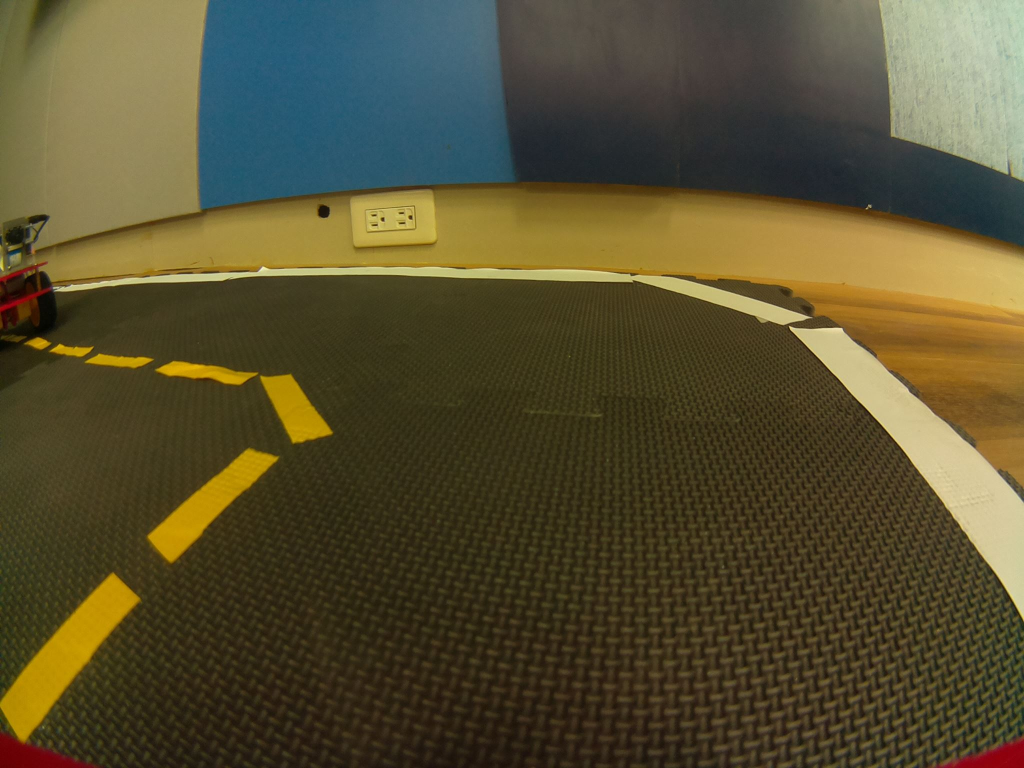
#> input picture tutorials/python/csp2016/hw1/0210904/images/lane.jpg, 2048 x 1536 px (shown at 1/2 size)
$ jupyter execute assignment1_0210904.ipynb   (Python 2 division)
#> lines starting #> are read from the running program, lines starting #| are printed output that depends on the picture; after the words box and inside, x2 and y2 are one past the last pixel; in counts of white or black regions, pixels touching at a corner belong together; long printed decimals are rounded
# Create Software Project - Take Home Midterm Exam/Assignment

* Objective: this jupyter notebook is intended to evaluate how the students understand the Duckietown repo

Prof. Nick Wang, 2016/11/7

## Instructions:
1. $ cp assignment1.ipynb assignment1-XXXXXXX.ipynb (XXXXXXX is your name) You also need to add your name, setup, and state the contributions in the setup and contributions section.
2. You can already see the desired outputs of each cell, and you need to find the relevant code in the Duckietown repo and reproduce the results.
3. Each student needs to submit one to your mentor, via email. Please do not commit your ipynb to repo. Please do not modify assignment1.ipynb.

## Steup and Conributions:

This work is done by: 0210904 邱冠彰

Contribution : Discussion and compare the image before and after adjusting

Working enviroment : VirtualBox 5.0.16 version on Windows 8.1

Helping : Thanks 廖品崴 for helping me solve rectifiying image and resizing image

# Line Detector

### 1.Load the image and resize

[cell 1]
import cv2
import numpy as np
from matplotlib import pyplot as plt

#Use your own image
img = cv2.imread("images/lane.jpg")
#> img is the input picture: shape (1536, 2048, 3); mean B, G, R 48.8, 78.9, 86.2

image_cv = cv2.resize(img, (160, 120),interpolation=cv2.INTER_NEAREST)
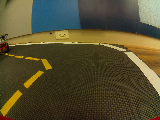
#> image_cv: shape (120, 160, 3); mean B, G, R 49, 79.1, 86.2

#Add an adjust image to compare with the origin one
imgAdjust = cv2.imread("images/lane_after_adjust.jpg")
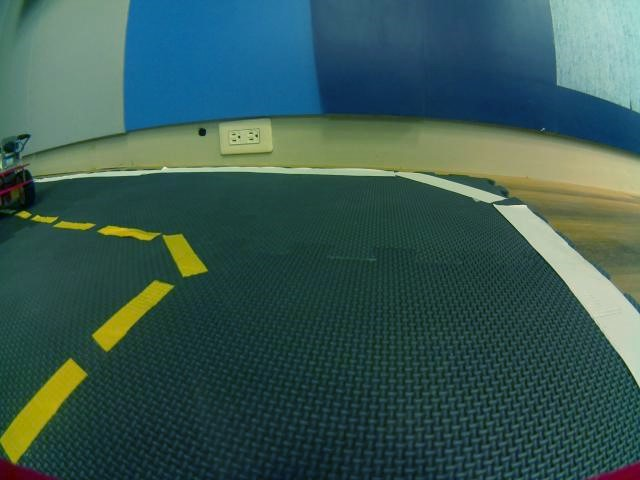
#> input picture tutorials/python/csp2016/hw1/0210904/images/lane_after_adjust.jpg, 640 x 480 px
#> imgAdjust is the input picture: shape (480, 640, 3); mean B, G, R 83.2, 88.6, 56.5

imageAdjust_cv = cv2.resize(img, (160, 120),interpolation=cv2.INTER_NEAREST)

dst1 = cv2.cvtColor(img,cv2.COLOR_BGR2RGB)
plt.subplot(121),plt.imshow(dst1,cmap = 'brg')
plt.title('Original Image'), plt.xticks([]), plt.yticks([])

dst2 = cv2.cvtColor(image_cv,cv2.COLOR_BGR2RGB)
plt.subplot(122),plt.imshow(dst2,cmap = 'brg')
plt.title('Resized Image'), plt.xticks([]), plt.yticks([])


plt.show()
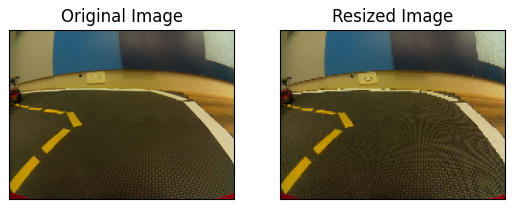
#> figure drawn by matplotlib, 2 panels

#The adjusting image is done by computer,since the origin image has a little problem on discovering yellow line
print "After Adjust"
imgAdjust = cv2.imread("images/lane_after_adjust.jpg")

imageAdjust_cv = cv2.resize(imgAdjust, (160, 120),interpolation=cv2.INTER_NEAREST)

dst3 = cv2.cvtColor(imgAdjust,cv2.COLOR_BGR2RGB)
plt.subplot(121),plt.imshow(dst3,cmap = 'brg')
plt.title('Adjust Image'), plt.xticks([]), plt.yticks([])

dst4 = cv2.cvtColor(imageAdjust_cv,cv2.COLOR_BGR2RGB)
plt.subplot(122),plt.imshow(dst4,cmap = 'brg')
plt.title('Resized Image'), plt.xticks([]), plt.yticks([])

plt.show()

### 2.Find the edge (15%)

[cell 2]
'''
#You should find the config file 'universal.yaml'
#You code this
gray = ???
edges = ???
'''
edges = cv2.Canny(image_cv, 60 ,150)
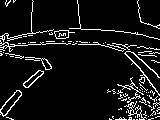
#> edges: shape (120, 160); 8.4% white in thin lines or dots
plt.imshow(edges,cmap = 'gray')
plt.title('Edge Image'), plt.xticks([]), plt.yticks([])
plt.show()

### 3-1.Setup HSV space threshold (15%)

[cell 3]
'''
#You should find the config file 'universal.yaml'
hsv_white1 = ???
hsv_white2 = ???
hsv_yellow1 = ???
hsv_yellow2 = ???
hsv_red1 = ???
hsv_red2 = ???
hsv_red3 = ???
hsv_red4 = ???
'''

hsv_white1 = np.array([0,0,150])
hsv_white2 = np.array([180,100,255])
hsv_yellow1 = np.array([25,50,50])
hsv_yellow2 = np.array([45,255,255])
hsv_red1 = np.array([0,100,100])
hsv_red2 = np.array([15,255,255])
hsv_red3 = np.array([165,100,100])
hsv_red4 = np.array([180,255,255])

### 3-2.Threshold colors in HSV space (15%)

[cell 4]
'''
#change color space to HSV
hsv = ???

find the color
white = ???
kernel = ???
white = ???

yellow = ???
kernel = ???
yellow = ???

red1 = ???
red2 = ???
red = ???
kernel = ???
red = ???
'''
dilation_kernel_size = 3
hsv = cv2.cvtColor(image_cv,cv2.COLOR_BGR2HSV)
white = cv2.inRange(hsv,hsv_white1,hsv_white2)
kernel = cv2.getStructuringElement(cv2.MORPH_ELLIPSE,(dilation_kernel_size, dilation_kernel_size))
white = cv2.dilate(white,kernel)
yellow = cv2.inRange(hsv,hsv_yellow1,hsv_yellow2)
kernel = cv2.getStructuringElement(cv2.MORPH_ELLIPSE,(dilation_kernel_size, dilation_kernel_size))
yellow = cv2.dilate(yellow,kernel)
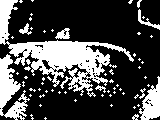
#> yellow: shape (120, 160); 28.9% white; 64 white regions (54 under 20 px), largest, box (x1, y1, x2, y2) and area: (0, 0, 134, 97) 3339, (0, 54, 30, 120) 940, (139, 76, 160, 120) 511
red1 = cv2.inRange(hsv,hsv_red1,hsv_red2)
red2 = cv2.inRange(hsv,hsv_red3,hsv_red4)
red = cv2.bitwise_or(red1,red2)
kernel = cv2.getStructuringElement(cv2.MORPH_ELLIPSE,(dilation_kernel_size, dilation_kernel_size))
red = cv2.dilate(red,kernel)
#color for Adjust image
hsvA = cv2.cvtColor(imageAdjust_cv,cv2.COLOR_BGR2HSV)
whiteA = cv2.inRange(hsvA,hsv_white1,hsv_white2)
kernelA = cv2.getStructuringElement(cv2.MORPH_ELLIPSE,(dilation_kernel_size, dilation_kernel_size))
whiteA = cv2.dilate(whiteA,kernelA)
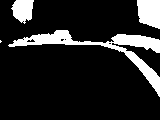
#> whiteA: shape (120, 160); 14.4% white; 4 white regions (1 under 20 px), largest, box (x1, y1, x2, y2) and area: (8, 30, 160, 97) 1806, (137, 0, 160, 29) 559, (11, 0, 34, 24) 393
yellowA = cv2.inRange(hsvA,hsv_yellow1,hsv_yellow2)
kernelA = cv2.getStructuringElement(cv2.MORPH_ELLIPSE,(dilation_kernel_size, dilation_kernel_size))
yellowA = cv2.dilate(yellowA,kernelA)
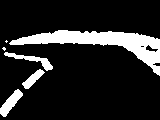
#> yellowA: shape (120, 160); 14.9% white; 6 white regions (2 under 20 px), largest, box (x1, y1, x2, y2) and area: (9, 30, 160, 76) 2136, (0, 89, 23, 117) 271, (4, 52, 53, 71) 254, (22, 69, 45, 89) 184
red1A = cv2.inRange(hsvA,hsv_red1,hsv_red2)
red2A = cv2.inRange(hsvA,hsv_red3,hsv_red4)
redA = cv2.bitwise_or(red1A,red2A)
kernelA = cv2.getStructuringElement(cv2.MORPH_ELLIPSE,(dilation_kernel_size, dilation_kernel_size))
redA = cv2.dilate(redA,kernelA)
# Uncomment '#' to plot with color
x = cv2.cvtColor(yellow, cv2.COLOR_GRAY2BGR)
x[:,:,2] *= 1
x[:,:,1] *= 1
x[:,:,0] *= 0
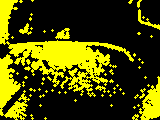
#> x: shape (120, 160, 3); mean B, G, R 0, 73.7, 73.7
x = cv2.cvtColor(x, cv2.COLOR_BGR2RGB)

y = cv2.cvtColor(red, cv2.COLOR_GRAY2BGR)
y[:,:,2] *= 1
y[:,:,1] *= 0
y[:,:,0] *= 0
y = cv2.cvtColor(y, cv2.COLOR_BGR2RGB)

xA = cv2.cvtColor(yellowA, cv2.COLOR_GRAY2BGR)
xA[:,:,2] *= 1
xA[:,:,1] *= 1
xA[:,:,0] *= 0
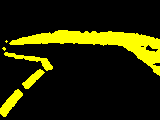
#> xA: shape (120, 160, 3); mean B, G, R 0, 38, 38
xA = cv2.cvtColor(xA, cv2.COLOR_BGR2RGB)

yA = cv2.cvtColor(redA, cv2.COLOR_GRAY2BGR)
yA[:,:,2] *= 1
yA[:,:,1] *= 0
yA[:,:,0] *= 0
yA = cv2.cvtColor(yA, cv2.COLOR_BGR2RGB)

plt.subplot(131),plt.imshow(white,cmap = 'gray')
plt.title('White'), plt.xticks([]), plt.yticks([])

plt.subplot(132),plt.imshow(yellow,cmap = 'gray')
#plt.subplot(132),plt.imshow(x,cmap = 'brg')
plt.title('Yellow'), plt.xticks([]), plt.yticks([])

plt.subplot(133),plt.imshow(red,cmap = 'gray')
#plt.subplot(133),plt.imshow(y,cmap = 'brg')
plt.title('Red'), plt.xticks([]), plt.yticks([])

plt.show()

print "After Adjust"

plt.subplot(131),plt.imshow(whiteA,cmap = 'gray')
plt.title('White'), plt.xticks([]), plt.yticks([])

plt.subplot(132),plt.imshow(yellowA,cmap = 'gray')
#plt.subplot(132),plt.imshow(x,cmap = 'brg')
plt.title('Yellow'), plt.xticks([]), plt.yticks([])

plt.subplot(133),plt.imshow(redA,cmap = 'gray')
#plt.subplot(133),plt.imshow(y,cmap = 'brg')
plt.title('Red'), plt.xticks([]), plt.yticks([])

plt.show()

### 4.Combine Edge and Colors (15%)

[cell 5]
'''
edge_color_white = ???
edge_color_yellow = ???
edge_color_red = ???
'''

edge_color_white = cv2.bitwise_and(white, edges)
edge_color_yellow = cv2.bitwise_and(yellow, edges)
edge_color_red = cv2.bitwise_and(red, edges)
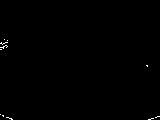
#> edge_color_red: shape (120, 160); 0.26% white in thin lines or dots, all inside (x1, y1, x2, y2) = (0, 39, 160, 120)
plt.imshow(edge_color_yellow,cmap = 'gray')
plt.title('Edge Color Y'), plt.xticks([]), plt.yticks([])
plt.subplot(131),plt.imshow(edge_color_white,cmap = 'gray')
plt.title('Edge Color W'), plt.xticks([]), plt.yticks([])
plt.subplot(132),plt.imshow(edge_color_yellow,cmap = 'gray')
plt.title('Edge Color Y'), plt.xticks([]), plt.yticks([])
plt.subplot(133),plt.imshow(edge_color_red,cmap = 'gray')
plt.title('Edge Color R'), plt.xticks([]), plt.yticks([])

plt.show()

print "After Adjust"

edge_color_whiteA = cv2.bitwise_and(whiteA, edges)
edge_color_yellowA = cv2.bitwise_and(yellowA, edges)
edge_color_redA = cv2.bitwise_and(redA, edges)
plt.imshow(edge_color_yellowA,cmap = 'gray')
plt.title('Edge Color Y'), plt.xticks([]), plt.yticks([])
plt.subplot(131),plt.imshow(edge_color_whiteA,cmap = 'gray')
plt.title('Edge Color W'), plt.xticks([]), plt.yticks([])
plt.subplot(132),plt.imshow(edge_color_yellowA,cmap = 'gray')
plt.title('Edge Color Y'), plt.xticks([]), plt.yticks([])
plt.subplot(133),plt.imshow(edge_color_redA,cmap = 'gray')
plt.title('Edge Color R'), plt.xticks([]), plt.yticks([])

plt.show()

### 5-1.Find the lines (15%)

[cell 6]
'''
#default threshold 20-> 10
lines_white = ???
lines_yellow = ???
lines_red = ???
'''
hough_threshold=20
hough_min_line_length=3
hough_max_line_gap=1

lines_yellow = cv2.HoughLinesP(edge_color_yellow ,1,np.pi/180,hough_threshold,np.empty(1),hough_min_line_length,hough_max_line_gap)
#> lines_yellow = 21 rows, first 6: [31, 44, 45, 44], [114, 46, 118, 46], [101, 45, 104, 45], [46, 43, 67, 44], [78, 44, 100, 44], [18, 43, 25, 43]

color = "yellow"
lines = lines_yellow
#> lines has the same summary as lines_yellow
bw = yellow

if lines is not None:
    lines = np.array(lines[0])
#> lines = [[31, 44, 45, 44]]
    print "found lines"

else:
    lines = []
    print "no lines"

lines_yellowA = cv2.HoughLinesP(edge_color_yellowA ,1,np.pi/180,hough_threshold,np.empty(1),hough_min_line_length,hough_max_line_gap)
#> lines_yellowA = 26 rows, first 6: [2, 106, 14, 94], [28, 87, 35, 79], [130, 45, 136, 45], [46, 41, 54, 41], [93, 42, 97, 42], [34, 75, 38, 70]

colorA = "yellow A"
linesA = lines_yellowA
#> linesA has the same summary as lines_yellowA
bwA = yellowA

if linesA is not None:
    linesA = np.array(linesA[0])
#> linesA = [[2, 106, 14, 94]]
    print "found lines"

else:
    linesA = []
    print "no lines"

### Show the lines (yellow)

[cell 7]
image_with_lines = np.copy(dst2)
if len(lines)>0:
    for x1,y1,x2,y2 in lines:
        cv2.line(image_with_lines, (x1,y1), (x2,y2), (0,0,255), 2)
        cv2.circle(image_with_lines, (x1,y1), 2, (0,255,0))
        cv2.circle(image_with_lines, (x2,y2), 2, (255,0,0))
#> this loop made 1 pass

plt.imshow(image_with_lines,cmap = 'brg')
plt.title('Line Image'), plt.xticks([]), plt.yticks([])
plt.show()

print "After Adjust"

image_with_lines2 = np.copy(dst4)

if len(linesA)>0:
    for x1,y1,x2,y2 in linesA:
        cv2.line(image_with_lines2, (x1,y1), (x2,y2), (0,0,255), 2)
        cv2.circle(image_with_lines2, (x1,y1), 2, (0,255,0))
        cv2.circle(image_with_lines2, (x2,y2), 2, (255,0,0))
#> this loop made 1 pass

plt.imshow(image_with_lines2,cmap = 'brg')
plt.title('Line Image'), plt.xticks([]), plt.yticks([])
plt.show()

### 6-1.Normals (15%)

[cell 8]
arr_cutoff = np.array((0, 40, 0, 40))
arr_ratio = np.array((1./160, 1./120, 1./160, 1./120))

normals = []
centers = []
if len(lines)>0:

    #find the normalized coordinates
    lines_normalized = ((lines + arr_cutoff) * arr_ratio)
#> lines_normalized = [[0.194, 0.7, 0.281, 0.7]]

    length = np.sum((lines[:, 0:2] -lines[:, 2:4])**2, axis=1, keepdims=True)**0.5
#> length = [14]
    dx = 1.* (lines[:,3:4]-lines[:,1:2])/length
#> dx = [0]
    dy = 1.* (lines[:,0:1]-lines[:,2:3])/length
#> dy = [-1]
    centers = np.hstack([(lines[:,0:1]+lines[:,2:3])/2, (lines[:,1:2]+lines[:,3:4])/2])
#> centers = [[38, 44]]
    #find the vectors' direction
    x3 = (centers[:,0:1] - 3.*dx).astype('int')
#> x3 = [38]
    x3[x3<0]=0
    x3[x3>=160]=160-1

    y3 = (centers[:,1:2] - 3.*dy).astype('int')
#> y3 = [47]
    y3[y3<0]=0
    y3[y3>=120]=120-1

    x4 = (centers[:,0:1] + 3.*dx).astype('int')
#> x4 = [38]
    x4[x4<0]=0
    x4[x4>=160]=160-1

    y4 = (centers[:,1:2] + 3.*dy).astype('int')
#> y4 = [41]
    y4[y4<0]=0
    y4[y4>=120]=120-1


    flag_signs = (np.logical_and(bw[y3,x3]>0, bw[y4,x4]==0)).astype('int')*2-1
#> flag_signs = [1]
    normals = np.hstack([dx, dy]) * flag_signs
#> normals = [[0, -1]]

    flag = ((lines[:,2]-lines[:,0])*normals[:,1] - (lines[:,3]-lines[:,1])*normals[:,0])>0
#> flag = [False]
    for i in range(len(lines)):
        if flag[i]:
            x1,y1,x2,y2 = lines[i, :]
            lines[i, :] = [x2,y2,x1,y1]
#> this loop made 1 pass


normalsA = []
centersA = []

if len(linesA)>0:

    #find the normalized coordinates
    lines_normalizedA = ((linesA + arr_cutoff) * arr_ratio)
#> lines_normalizedA = [[0.0125, 1.22, 0.0875, 1.12]]

    lengthA = np.sum((linesA[:, 0:2] -linesA[:, 2:4])**2, axis=1, keepdims=True)**0.5
#> lengthA = [16.97]
    dxA = 1.* (linesA[:,3:4]-linesA[:,1:2])/lengthA
#> dxA = [-0.707]
    dyA = 1.* (linesA[:,0:1]-linesA[:,2:3])/lengthA
#> dyA = [-0.707]
    centersA = np.hstack([(linesA[:,0:1]+linesA[:,2:3])/2, (linesA[:,1:2]+linesA[:,3:4])/2])
#> centersA = [[8, 100]]
    #find the vectors' direction
    x3A = (centersA[:,0:1] - 3.*dxA).astype('int')
#> x3A = [10]
    x3A[x3A<0]=0
    x3A[x3A>=160]=160-1

    y3A = (centersA[:,1:2] - 3.*dyA).astype('int')
#> y3A = [102]
    y3A[y3A<0]=0
    y3A[y3A>=120]=120-1

    x4A = (centersA[:,0:1] + 3.*dxA).astype('int')
#> x4A = [5]
    x4A[x4A<0]=0
    x4A[x4A>=160]=160-1

    y4A = (centersA[:,1:2] + 3.*dyA).astype('int')
#> y4A = [97]
    y4A[y4A<0]=0
    y4A[y4A>=120]=120-1


    flag_signsA = (np.logical_and(bwA[y3A,x3A]>0, bwA[y4A,x4A]==0)).astype('int')*2-1
#> flag_signsA = [1]
    normalsA = np.hstack([dxA, dyA]) * flag_signsA
#> normalsA = [[-0.707, -0.707]]

    flagA = ((linesA[:,2]-linesA[:,0])*normalsA[:,1] - (linesA[:,3]-linesA[:,1])*normalsA[:,0])>0
#> flagA = [False]
    for i in range(len(lines)):
        if flag[i]:
            x1,y1,x2,y2 = lines[i, :]
            lines[i, :] = [x2,y2,x1,y1]

### 6-2.Draw the Normals

[cell 9]
image_with_lines = np.copy(dst2)
if len(centers)>0:
    for x,y,dx,dy in np.hstack((centers,normals)):
        x3 = int(x - 2.*dx)
        y3 = int(y - 2.*dy)
        x4 = int(x + 2.*dx)
        y4 = int(y + 2.*dy)
        cv2.line(image_with_lines, (x3,y3), (x4,y4), (0,0,255), 1)
        cv2.circle(image_with_lines, (x3,y3), 1, (0,255,0))
        cv2.circle(image_with_lines, (x4,y4), 1, (255,0,0))
#> this loop made 1 pass
#> (x, y, dx, dy, x3, y3, x4, y4) on pass 1: (38, 44, 0, -1, 38, 46, 38, 42)

plt.subplot(121),plt.imshow(image_with_lines,cmap = 'brg')
plt.title('Line Normals'), plt.xticks([]), plt.yticks([])

image_with_lines = np.copy(dst2)
if len(lines)>0:
    for x1,y1,x2,y2 in lines:
        cv2.line(image_with_lines, (x1,y1), (x2,y2), (0,0,255), 2)
        cv2.circle(image_with_lines, (x1,y1), 2, (0,255,0))
        cv2.circle(image_with_lines, (x2,y2), 2, (255,0,0))

plt.subplot(122),plt.imshow(image_with_lines,cmap = 'brg')
plt.title('Line Image'), plt.xticks([]), plt.yticks([])
plt.show()

print "After Adjust"

image_with_lines = np.copy(dst4)
if len(centersA)>0:
    for x,y,dx,dy in np.hstack((centersA,normalsA)):
        x3 = int(x - 2.*dx)
        y3 = int(y - 2.*dy)
        x4 = int(x + 2.*dx)
        y4 = int(y + 2.*dy)
        cv2.line(image_with_lines, (x3,y3), (x4,y4), (0,0,255), 1)
        cv2.circle(image_with_lines, (x3,y3), 1, (0,255,0))
        cv2.circle(image_with_lines, (x4,y4), 1, (255,0,0))
#> this loop made 1 pass
#> (x, y, dx, dy, x3, y3, x4, y4) on pass 1: (8, 100, -0.707, -0.707, 9, 101, 6, 98)

plt.subplot(121),plt.imshow(image_with_lines,cmap = 'brg')
plt.title('Line Normals'), plt.xticks([]), plt.yticks([])

image_with_lines = np.copy(dst4)
if len(linesA)>0:
    for x1,y1,x2,y2 in linesA:
        cv2.line(image_with_lines, (x1,y1), (x2,y2), (0,0,255), 2)
        cv2.circle(image_with_lines, (x1,y1), 2, (0,255,0))
        cv2.circle(image_with_lines, (x2,y2), 2, (255,0,0))

plt.subplot(122),plt.imshow(image_with_lines,cmap = 'brg')
plt.title('Line Image'), plt.xticks([]), plt.yticks([])
plt.show()

### 7-1.setup the segment class

[cell 10]
class Vector2D():
    def __init__(self):
        self.x = 0
        self.y = 0
class Segment():
    def __init__(self):
        self.color = ""
        self.pixels_normalized = np.array([Vector2D(),Vector2D()])
        self.normal = Vector2D()

### 7-2.Store in the SegmentList

[cell 11]
segmentMsgList = []

for x1,y1,x2,y2,norm_x,norm_y in np.hstack((lines_normalized,normals)):
    segment = Segment()
    segment.color = color
    segment.pixels_normalized[0].x = x1
    segment.pixels_normalized[0].y = y1
    segment.pixels_normalized[1].x = x2
    segment.pixels_normalized[1].y = y2
    segment.normal.x = norm_x
    segment.normal.y = norm_y

    segmentMsgList.append(segment)
#> this loop made 1 pass
#> (x1, y1, x2, y2, norm_x, norm_y) on pass 1: (0.194, 0.7, 0.281, 0.7, 0, -1)
#> after the loop, segmentMsgList = 1 item

#print segmentMsgList[2].pixels_normalized[1].x

### 7.3 Print the SegmentList

[cell 12]
for i in segmentMsgList:
    print (i.pixels_normalized[0].x,i.pixels_normalized[0].y),(i.pixels_normalized[1].x,i.pixels_normalized[1].y)

# Ground Projection

[cell 13]
lines_normalized, normals


print lines_normalized[0,1],normals[0]
#| 0.7 [ 0. -1.]

### camera parameters

[cell 14]
import cv2
import numpy as np
#camera_matrix = np.array([[1.3e+03, 0., 6.0e+02], [0., 1.3e+03, 4.8e+02], [0., 0., 1.]], dtype=np.float32)
#dist_coeffs = np.array([-2.4-01, 9.5e-02, -4.0e-04, 8.9e-05, 0.], dtype=np.float32)

#Use your own homography & intrinsic camera_matrix and dist_coeffs
homography = np.array([[-2.673151e-05, -0.000116217, -0.19551], [0.0009814791, 1.796781e-05, -0.3281509],[ -0.0001690655, -0.008147934, 1]])
matrix = np.array( [[330.88193627803565, 0.0, 329.8482843071124],[ 0.0, 334.3235955538429, 199.0864988670286],
    [0.0, 0.0, 1.0]])
coeffs = np.array([-0.2801520229142491, 0.05743035527165979, 0.0026743657868291285, -0.0009454819170764702,
    0.0])

[cell 15]
pt_img = np.array([[0.5*640],[0.7*480],[1.]])
#print pt_img
G = np.dot(homography,pt_img)
G/=G[2]
print G

pt_img = np.array([[[0.5*640,0.7*480]]])

xy_undistorted = cv2.undistortPoints(pt_img, matrix, coeffs,R=None, P=matrix)
#> xy_undistorted = [[319.6, 342.7]]
pt_img = np.array([[xy_undistorted[0][0][0]],[xy_undistorted[0][0][1]],[1.]])
#> pt_img = [319.6, 342.7, 1]
#print xy_undistorted
G_rect = np.dot(homography,pt_img)
#> G_rect = [-0.244, -0.00834, -1.85]
G_rect/=G_rect[2]
#> G_rect = [0.132, 0.00452, 1]
print G_rect
#| [[0.1321]
#|  [0.00452]
#|  [1.        ]]

### Rectify the image (15%)

[cell 16]
from matplotlib import pyplot as plt
#Use your own image
origin = cv2.imread("images/lane.jpg")
origin = cv2.resize(origin, (640, 480),interpolation=cv2.INTER_NEAREST)

'''
#rectfy the image by opencv 'undistort'
rec_img = ???
'''
h,w = origin.shape[:2]
newmatrix,roi = cv2.getOptimalNewCameraMatrix(matrix,coeffs,(w,h),0)
#> newmatrix = [[230.6, 0, 330.1], [0, 267.1, 181.2], [0, 0, 1]]; roi = (0, 0, 639, 479)
rec_img = cv2.undistort(origin,matrix,coeffs,None,newmatrix)

origin = cv2.cvtColor(origin,cv2.COLOR_BGR2RGB)
plt.subplot(121),plt.imshow(origin,cmap = 'brg')
plt.title('Original Image'), plt.xticks([]), plt.yticks([])

rec_img = cv2.cvtColor(rec_img,cv2.COLOR_BGR2RGB)
plt.subplot(122),plt.imshow(rec_img,cmap = 'brg')
plt.title('Rectified Image'), plt.xticks([]), plt.yticks([])

plt.show()

# Duckietown Lane Filter

up/down arrow keys to move, enter to edit

Esc to exit edit mode

Shift + enter to run code

1/2/3... to add comment

dd to delete cell

press h for more shortcuts

[cell 17]
import numpy as np
from scipy.stats import multivariate_normal, entropy
from scipy.ndimage.filters import gaussian_filter
from math import floor, atan2, pi, cos, sin, sqrt
import time
from matplotlib import pyplot as plt

## Environment Setup

[cell 18]
# constant
WHITE = 0
YELLOW = 1
RED = 2

lanewidth = 0.4
linewidth_white = 0.04
linewidth_yellow = 0.02

## Generate Vote (Extra Credit 10% for generating multiple votes from all detected segments)

#### Setup a line segment
* left edge of white lane
* right edge of white lane
* left edge of yellow lane
* right edge of white lane

[cell 19]
# right edge of white lane
#p1 = np.array([0.8, 0.24])
#p2 = np.array([0.4, 0.24])
p1 = np.array([lines_normalized[0][0],lines_normalized[0][1]])
#> p1 = [0.194, 0.7]
p2 = np.array([lines_normalized[0][2],lines_normalized[0][3]])
#> p2 = [0.281, 0.7]
seg_color = YELLOW

# [10 lines of commented-out code are left out]

#### compute d_i, phi_i, l_i

[cell 20]
t_hat = (p2-p1)/np.linalg.norm(p2-p1)
#> t_hat = [1, 0]
n_hat = np.array([-t_hat[1],t_hat[0]])
#> n_hat = [0, 1]
d1 = np.inner(n_hat,p1)
#> d1 = 0.7
d2 = np.inner(n_hat,p2)
#> d2 = 0.7
l1 = np.inner(t_hat,p1)
#> l1 = 0.194
l2 = np.inner(t_hat,p2)
#> l2 = 0.281

print (d1, d2, l1, l2)
#| 0.7 0.7 0.1938 0.2812

if (l1 < 0):
    l1 = -l1;
if (l2 < 0):
    l2 = -l2;
l_i = (l1+l2)/2
#> l_i = 0.237
d_i = (d1+d2)/2
#> d_i = 0.7
phi_i = np.arcsin(t_hat[1])
#> phi_i = 0
if seg_color == WHITE: # right lane is white
    if(p1[0] > p2[0]): # right edge of white lane
        d_i = d_i - linewidth_white
        print ('right edge of white lane')
    else: # left edge of white lane
        d_i = - d_i
        phi_i = -phi_i
        print ('left edge of white lane')
    d_i = d_i - lanewidth/2

elif seg_color == YELLOW: # left lane is yellow
    if (p2[0] > p1[0]): # left edge of yellow lane
        d_i = d_i - linewidth_yellow
#> d_i = 0.68
        phi_i = -phi_i
        print ('right edge of yellow lane')
    else: # right edge of white lane
        d_i = -d_i
        print ('right edge of yellow lane')
    d_i =  lanewidth/2 - d_i
#> d_i = -0.48


print (d_i, phi_i, l_i)
#| -0.48 -0.0 0.2375

### Measurement Likelihood

[cell 21]
# initialize measurement likelihood

d_min = -0.7
d_max = 0.5
delta_d = 0.02
phi_min = -pi/2
phi_max = pi/2
delta_phi = 0.02
d, phi = np.mgrid[d_min:d_max:delta_d, phi_min:phi_max:delta_phi]

measurement_likelihood = np.zeros(d.shape)

fig = plt.figure()
ax = fig.add_subplot(111)
cax = ax.matshow(measurement_likelihood, interpolation='nearest')
fig.colorbar(cax)
plt.ylabel('phi')
plt.xlabel('d')
#ax.set_xticklabels(['']+alpha)
#ax.set_yticklabels(['']+alpha)
plt.show()

[cell 22]
i = floor((d_i - d_min)/delta_d)
#> i = 11
j = floor((phi_i - phi_min)/delta_phi)
#> j = 78
measurement_likelihood[i,j] = measurement_likelihood[i,j] +  1/(l_i)

print (i, j)
#| 11 78

fig = plt.figure()
ax = fig.add_subplot(111)
cax = ax.matshow(measurement_likelihood, interpolation='nearest')
fig.colorbar(cax)
plt.ylabel('phi')
plt.xlabel('d')
#ax.set_xticklabels(['']+alpha)
#ax.set_yticklabels(['']+alpha)
plt.show()
